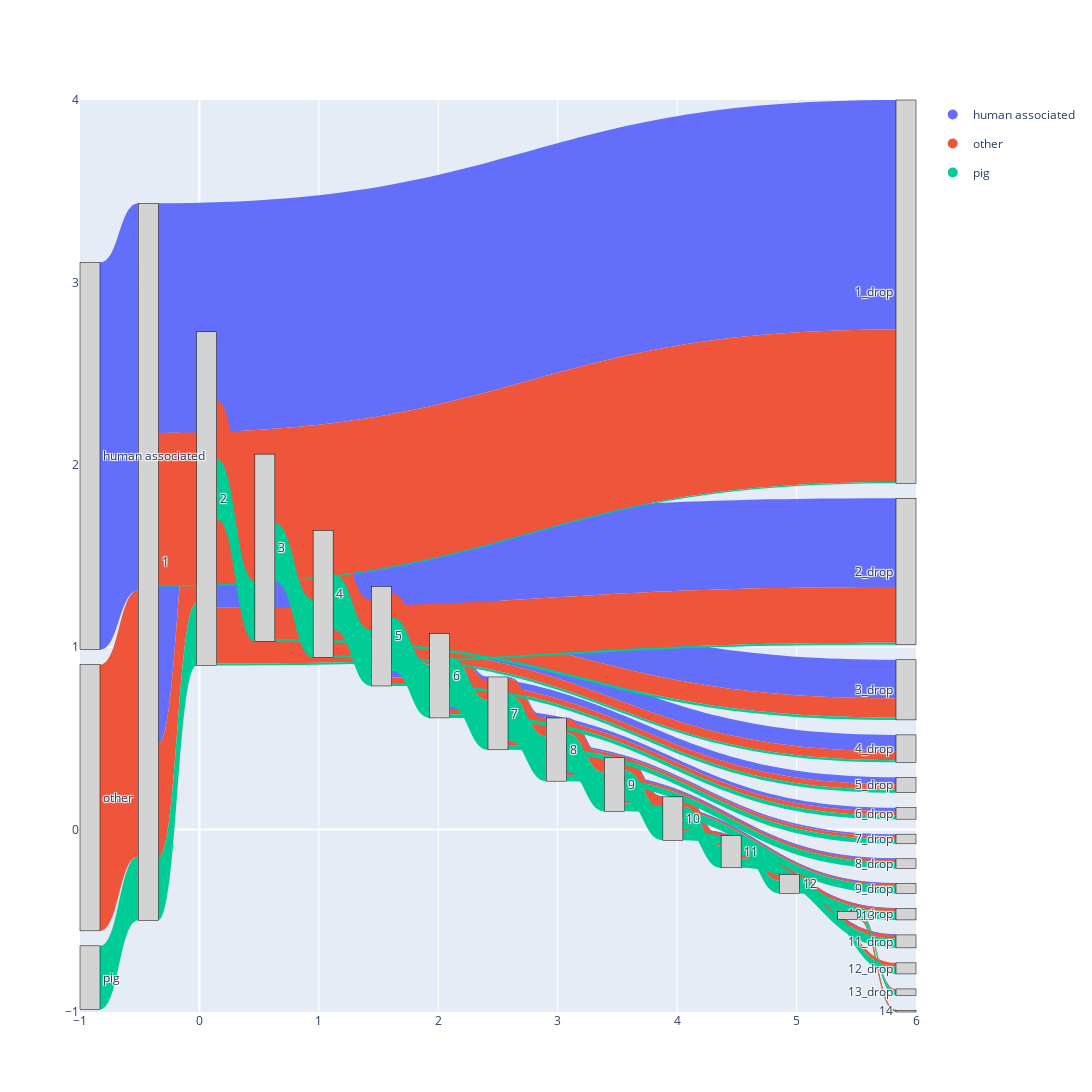

Notebook code for this chart:
### Code cell
links_data = []

for index, row in df_grouped.iterrows():
    biome = row['broad_cat']
    biome_color = biome_colors[biome]

    start_value =  df_cumulative.loc[index, species_cols].max()  # total across all steps for this biome
    if start_value > 0:
        links_data.append({
            'source': biome,
            'target': '1',
            'value': start_value,
            'color': biome_color
        })

    for i in range(1, 15):
        source = f'{i}'
        if i < 14:
            cont = df_cumulative.loc[index, str(i + 1)]
            if cont > 0:
                links_data.append({'source': source, 'target': f'{i + 1}', 'value': cont, 'color': biome_color})
            drop = row[str(i)]
            if drop > 0:
                links_data.append({'source': source, 'target': f'{i}_drop', 'value': drop, 'color': biome_color})
df_sankey = pd.DataFrame(links_data)

# 4. Create the Sankey Diagram with Colored Links
# Get unique labels from the source and target columns
all_labels = sorted(list(pd.unique(df_sankey[['source', 'target']].values.ravel('K'))))

# Map labels to integer indices
label_map = {label: i for i, label in enumerate(all_labels)}
df_sankey['source_id'] = df_sankey['source'].map(label_map)
df_sankey['target_id'] = df_sankey['target'].map(label_map)

fig = go.Figure(data=[go.Sankey(
    arrangement='snap', # Snap nodes to vertical positions
    node=dict(
      pad=15,
      thickness=20,
      line=dict(color="black", width=0.5),
      label=all_labels,
      color="lightgray"  # All nodes are a neutral color
    ),
    link=dict(
      source=df_sankey['source_id'],
      target=df_sankey['target_id'],
      value=df_sankey['value'],
      color=df_sankey['color']  # KEY CHANGE: Apply colors to the links
  ))])

for biome, color in biome_colors.items():
    fig.add_trace(go.Scatter(
        x=[None], y=[None], # Invisible coordinates
        mode='markers',
        marker=dict(size=10, color=color),
        legendgroup=biome,
        showlegend=True,
        name=biome
    ))
fig.update_layout( 
    font_size=12,
    width=1200,  # Set plot width
    height=1300   # Set plot height
)
fig.show()
fig.write_html("../../2025-pig-binning-paper/250830-branchwater/sankey_diagram.mancur.simple.html", include_plotlyjs='cdn')
# fig.write_image("sankey_diagram.svg")

### Figure 1 — Plotly figure (JSON) as saved in the notebook; plotly's stock layout.template omitted (floating-point values rounded to 4 significant figures)
{"data": [{"arrangement": "snap", "link": {"color": ["#636EFA", "#636EFA", "#636EFA", "#636EFA", "#636EFA", "#636EFA", "#636EFA", "#636EFA", "#636EFA", "#636EFA", "#636EFA", "#636EFA", "#636EFA", "#636EFA", "#636EFA", "#636EFA", "#636EFA", "#636EFA", "#636EFA", "#636EFA", "#636EFA", "#636EFA", "#EF553B", "#EF553B", "#EF553B", "#EF553B", "#EF553B", "#EF553B", "#EF553B", "#EF553B", "#EF553B", "#EF553B", "#EF553B", "#EF553B", "#EF553B", "#EF553B", "#EF553B", "#EF553B", "#EF553B", "#EF553B", "#EF553B", "#EF553B", "#EF553B", "#EF553B", "#EF553B", "#EF553B", "#EF553B", "#EF553B", "#EF553B", "#00CC96", "#00CC96", "#00CC96", "#00CC96", "#00CC96", "#00CC96", "#00CC96", "#00CC96", "#00CC96", "#00CC96", "#00CC96", "#00CC96", "#00CC96", "#00CC96", "#00CC96", "#00CC96", "#00CC96", "#00CC96", "#00CC96", "#00CC96", "#00CC96", "#00CC96", "#00CC96", "#00CC96", "#00CC96", "#00CC96", "#00CC96"], "source": [27, 0, 0, 11, 11, 13, 13, 15, 15, 17, 17, 19, 19, 21, 21, 23, 23, 25, 25, 1, 1, 3, 28, 0, 0, 11, 11, 13, 13, 15, 15, 17, 17, 19, 19, 21, 21, 23, 23, 25, 25, 1, 1, 3, 3, 5, 5, 7, 7, 29, 0, 0, 11, 11, 13, 13, 15, 15, 17, 17, 19, 19, 21, 21, 23, 23, 25, 25, 1, 1, 3, 3, 5, 5, 7, 7], "target": [0, 11, 10, 13, 12, 15, 14, 17, 16, 19, 18, 21, 20, 23, 22, 25, 24, 1, 26, 3, 2, 4, 0, 11, 10, 13, 12, 15, 14, 17, 16, 19, 18, 21, 20, 23, 22, 25, 24, 1, 26, 3, 2, 5, 4, 7, 6, 9, 8, 0, 11, 10, 13, 12, 15, 14, 17, 16, 19, 18, 21, 20, 23, 22, 25, 24, 1, 26, 3, 2, 5, 4, 7, 6, 9, 8], "value": [39891, 16234, 23657, 7089, 9145, 3111, 3978, 1430, 1681, 719, 711, 349, 370, 148, 201, 55, 93, 7, 48, 1, 6, 1, 27428, 11732, 15696, 5988, 5744, 4007, 1981, 3078, 929, 2501, 577, 2068, 433, 1766, 302, 1493, 273, 1300, 193, 1023, 277, 647, 376, 260, 387, 56, 204, 6556, 6416, 140, 6214, 202, 5979, 235, 5762, 217, 5466, 296, 5087, 379, 4598, 489, 3967, 631, 3170, 797, 2282, 888, 1326, 956, 572, 754, 110, 462]}, "node": {"color": "lightgray", "label": ["1", "10", "10_drop", "11", "11_drop", "12", "12_drop", "13", "13_drop", "14", "1_drop", "2", "2_drop", "3", "3_drop", "4", "4_drop", "5", "5_drop", "6", "6_drop", "7", "7_drop", "8", "8_drop", "9", "9_drop", "human associated", "other", "pig"], "line": {"color": "black", "width": 0.5}, "pad": 15, "thickness": 20}, "type": "sankey"}, {"legendgroup": "human associated", "marker": {"color": "#636EFA", "size": 10}, "mode": "markers", "name": "human associated", "showlegend": true, "type": "scatter", "x": [null], "y": [null]}, {"legendgroup": "other", "marker": {"color": "#EF553B", "size": 10}, "mode": "markers", "name": "other", "showlegend": true, "type": "scatter", "x": [null], "y": [null]}, {"legendgroup": "pig", "marker": {"color": "#00CC96", "size": 10}, "mode": "markers", "name": "pig", "showlegend": true, "type": "scatter", "x": [null], "y": [null]}], "layout": {"font": {"size": 12}, "height": 1300, "width": 1200}}
